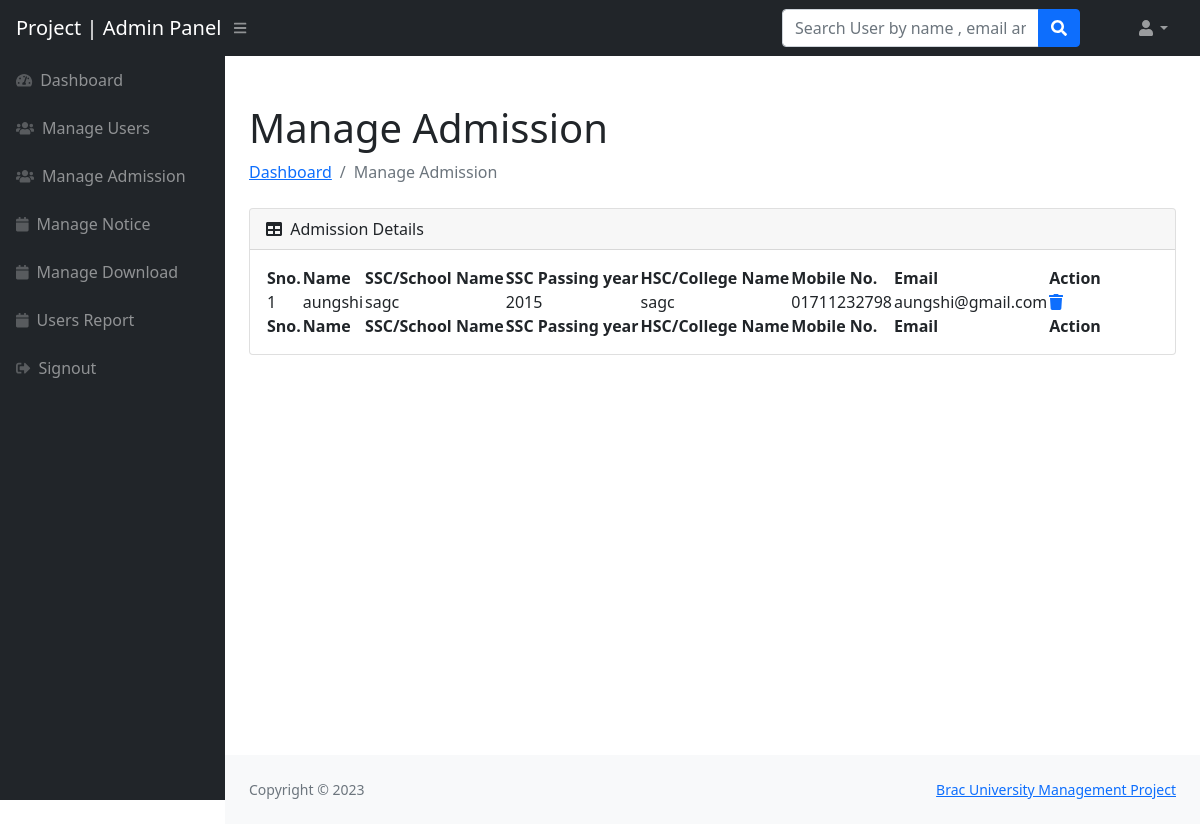
Screenshot of /queries/admin/manage-apply-student.php (signed in) with the database file from the repository.
### tables this page shows
CREATE TABLE `apply_students` (
  `id` int(11) NOT NULL,
  `name` varchar(50) NOT NULL,
  `ssc` varchar(50) NOT NULL,
  `sscyear` varchar(50) NOT NULL,
  `hsc` varchar(50) NOT NULL,
  `mobile` varchar(50) NOT NULL,
  `email` varchar(50) NOT NULL
);

### queries/admin/manage-apply-student.php (the view, shortened to what this page needs)
<?php session_start();
include_once('../includes/config.php');
if (strlen($_SESSION['adminid']==0)) {
  header('location:logout.php');
  } else{
   ?>
<!DOCTYPE html>
<html lang="en">
    <head>
        <link href="https://cdn.jsdelivr.net/npm/simple-datatables@latest/dist/style.css" rel="stylesheet" />
        <link href="../css/styles.css" rel="stylesheet" />
    </head>
    <body class="sb-nav-fixed">
      <?php include_once('includes/navbar.php');?>
        <div id="layoutSidenav">
         <?php include_once('includes/sidebar.php');?>
            <div id="layoutSidenav_content">
                <main>
                    <div class="container-fluid px-4">
                        <h1 class="mt-4">Manage Admission</h1>
                        <ol class="breadcrumb mb-4">
                            <li class="breadcrumb-item"><a href="dashboard.php">Dashboard</a></li>
                            <li class="breadcrumb-item active">Manage Admission</li>
                        </ol>
                        <div class="card mb-4">
                            <div class="card-header">
                                <i class="fas fa-table me-1"></i>
                                Admission Details
                            </div>
                            <div class="card-body">
                                <table id="datatablesSimple">
                                    <thead>
                                        <tr>
                                             <th>Sno.</th>
                                  <th>Name</th>
                                  <th>SSC/School Name</th>
                                  <th>SSC Passing year</th>
                                  <th>HSC/College Name</th>
                                  <th>Mobile No.</th>
								  <th>Email</th>
                                  <th>Action</th>
                                        </tr>
                                    </thead>
                                    <tfoot>
                                        <tr>
                                             <th>Sno.</th>
                                  <th>Name</th>
                                  <th>SSC/School Name</th>
                                  <th>SSC Passing year</th>
                                  <th>HSC/College Name</th>
                                  <th>Mobile No.</th>
								  <th>Email</th>
                                  <th>Action</th>
                                        </tr>
                                    </tfoot>
                                    <tbody>
                                              <?php $ret=mysqli_query($con,"select * from apply_students");
                              $cnt=1;
                              while($row=mysqli_fetch_array($ret))
                              {?>
                              <tr>
                              <td><?php echo $cnt;?></td>
                                  <td><?php echo $row['name'];?></td>
                                  <td><?php echo $row['ssc'];?></td>
                                  <td><?php echo $row['sscyear'];?></td>
                                  <td><?php echo $row['hsc'];?></td>
								  <td><?php echo $row['mobile'];?></td>
								  <td><?php echo $row['email'];?></td>
                                  <td>
                                     <a href="manage-apply-student.php?id=<?php echo $row['id'];?>" onClick="return confirm('Do you really want to delete');"><i class="fa fa-trash" aria-hidden="true"></i></a>
                                  </td>
                              </tr>
                              <?php $cnt=$cnt+1; }?>
                                    </tbody>
                                </table>
                            </div>
                        </div>
                    </div>
                </main>
  <?php include('../includes/footer.php');?>
            </div>
        </div>
    </body>
</html>
<?php } ?>

### rows the page displays
apply_students: name "aungshi", ssc "sagc", sscyear "2015", hsc "sagc", mobile "01711232798", email "aungshi@gmail.com"
